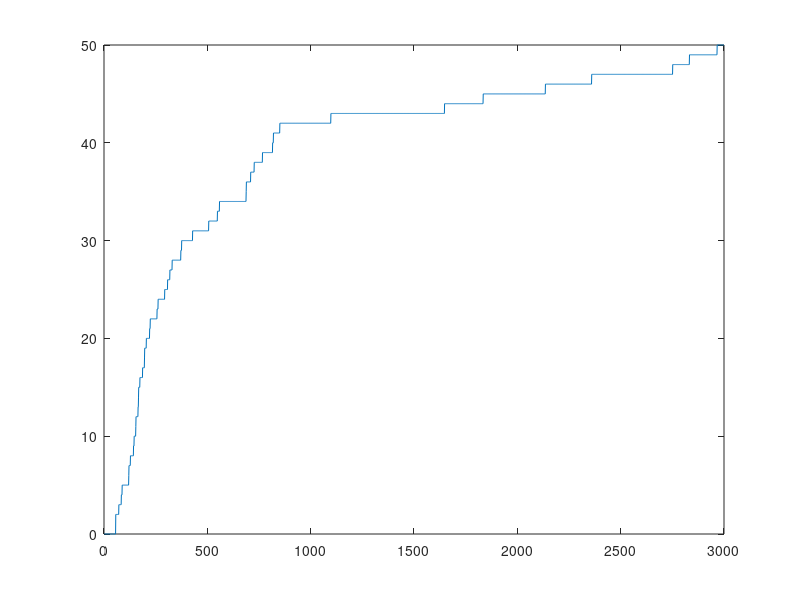

The MATLAB source for this figure:
%This manuscript is used to test the function of poison distribution
% lamda=50;
% x=1:1:200;
% [r,c]=size(x);
% y=zeros(r,c);
% for i=1:c
%     y(i)=lamda^(x(i))*exp(-50)/(factorial(x(i)));
% end
% 
% figure;
% plot(x,y);

%This is a simulation of a dynamic selection of the samples
k=10;
min=2;
max=500;
num=3000;
x=1:1:num;
y=zeros(1,num);
c=zeros(1,num);
c(1:100)=0.05;
c(101:120)=0.1;
c(121:140)=0.2 + rand(1,1)*0.1;
c(141:200)=0.4;
c(201:400)=0.3+rand(1,1)*0.1;
c(401:500)=0.1+rand(1,1)*0.1;
c(501:600)=0.34+rand(1,1)*0.1;
c(601:900)=0.1+rand(1,1)*0.1;
c(901:num)=0.01+rand(1,1)*0.01;

for i=1:num
    if i<k
        continue;
    else
        %Select current samples number y(i-1)
%         P=(1-y(i-1)/x(i))^(y(i-1));
        P=(1-y(i-1)/x(i))^(y(i-1))*(c(i));
        %Generate a randnumber between 0,1
        if(rand(1,1)<P)
            %Do not jump, add one to y (i)
            if(y(i-1)==0)
                y(i)=min;
            else
                y(i)=y(i-1)+1;
            end
        else
            y(i)=y(i-1);    %The number remains the same
            continue; %Do nothing
        end
    end
end

figure;
plot(x,y);